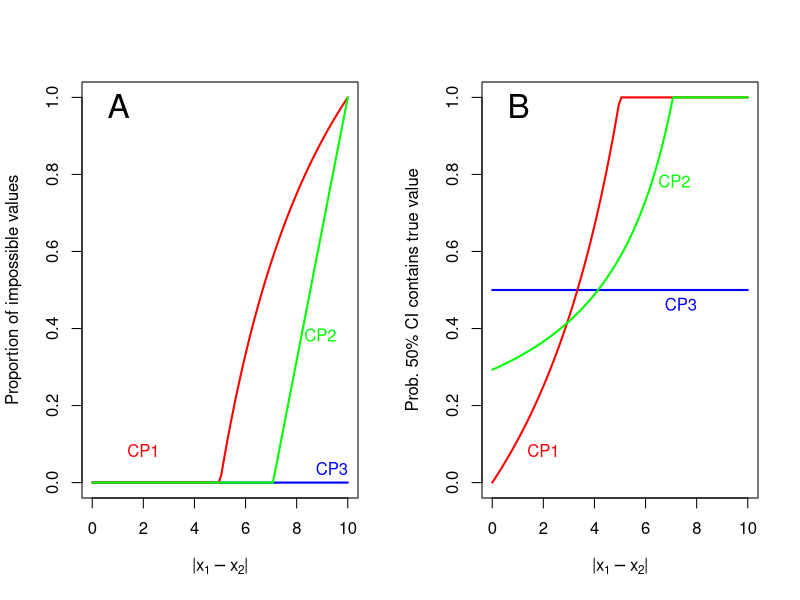

R code for this plot:
par(mfrow=c(1,2))


plot(c(0,0),ylim=c(0,1),xlim=c(0,10),ylab="Proportion of impossible values",xlab=expression(paste("|",x[1] - x[2],"|")),ty='n')

segments(0,0,10,0,col=rgb(0,0,1,1),lwd=2)
text(10,.02,"CP3",adj=c(1,0),col=rgb(0,0,1,1))
xx = seq(0,10,len=100)

yy1 = pmax(1-(10 - xx)/xx,0) 
lines(xx,yy1,col=rgb(1,0,0,1),lwd=2)
text(2,.1,"CP1",adj=c(.5,1),col=rgb(1,0,0,1))

yy2 = pmax(1-(10 - xx)/(2*(5-10/sqrt(8))),0) 
lines(xx,yy2,col=rgb(0,1,0,1),lwd=2)
text(8.3,.4,"CP2",adj=c(0,1),col=rgb(0,1,0,1))


mtext("A",3,-2,adj=.1,cex=2)

#######

plot(c(0,0),ylim=c(0,1),xlim=c(0,10),ylab="Prob. 50% CI contains true value",xlab=expression(paste("|",x[1] - x[2],"|")),ty='n')

segments(0,.5,10,.5,col=rgb(0,0,1,1),lwd=2)
text(8,.48,"CP3",adj=c(1,1),col=rgb(0,0,1,1))
xx = seq(0,10,len=100)

yy1 = pmin(xx/(10-xx),1)
lines(xx,yy1,col=rgb(1,0,0,1),lwd=2)
text(2,.1,"CP1",adj=c(.5,1),col=rgb(1,0,0,1))

yy3 = pmin(2*(5-10/sqrt(8)) / (10 - xx),1)
lines(xx,yy3,col=rgb(0,1,0,1),lwd=2)
text(7,.8,"CP2",adj=c(.4,1),col=rgb(0,1,0,1))

mtext("B",3,-2,adj=.1,cex=2)


